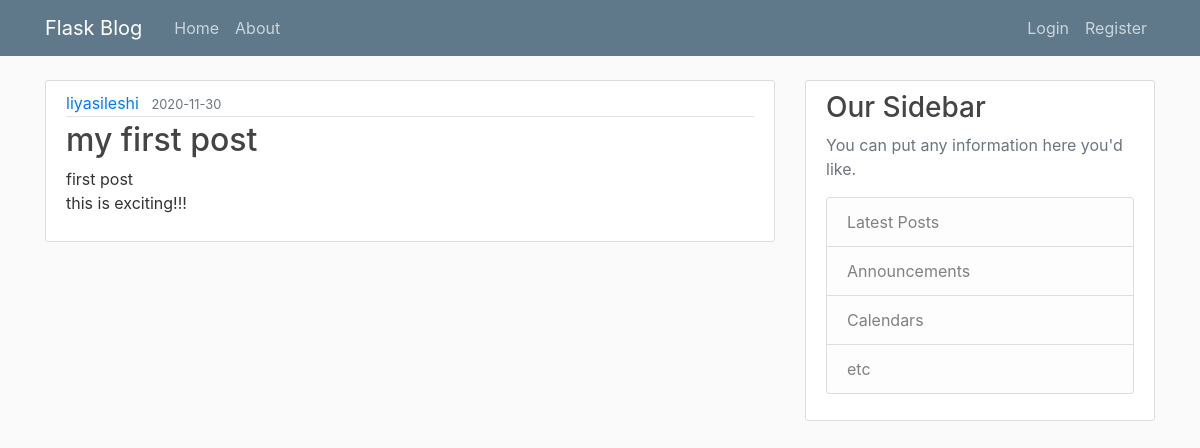
/post/1, run on the app's committed database.
### flaskblog/models.py (models this page shows, shortened)
class User(db.Model, UserMixin):
  id = db.Column(db.Integer, primary_key=True)
  username = db.Column(db.String(20), unique=True, nullable=False)
  email = db.Column(db.String(120), unique=True, nullable=False)
  image_file = db.Column(db.String(20), nullable=False, default='default.jpg')
  password = db.Column(db.String(60), nullable=False)
  posts = db.relationship('Post', backref='author', lazy=True)

class Post(db.Model):
  id = db.Column(db.Integer, primary_key=True)
  title = db.Column(db.String(100), nullable=False)
  date_posted = db.Column(db.DateTime, nullable=False, default=datetime.utcnow)
  content = db.Column(db.Text, nullable=False)
  user_id = db.Column(db.Integer, db.ForeignKey('user.id'), nullable=False)

### flaskblog/routes.py (the view)
@app.route("/post/<int:post_id>")
def post(post_id):
  post = Post.query.get_or_404(post_id)
  return render_template('post.html', title=post.title, post=post)

### flaskblog/templates/post.html
{% extends "base.html"%}
{% block content%}
  <article class="media content-section">
    <div class="media-body">
      <div class="article-metadata">
        <a class="mr-2" href="#">{{ post.author.username }}</a>
        <small class="text-muted">{{ post.date_posted.strftime('%Y-%m-%d') }}</small>
      </div>
      <h2 class="article-title">{{ post.title }}</h2>
      <p class="article-content">{{ post.content }}</p>
    </div>
  </article>
{% endblock content %}

### flaskblog/static/main.css (style rules this page uses)
body { background: #fafafa; color: #333333; margin-top: 5rem; }
h1, h2, h3, h4, h5, h6 { color: #444444; }
.content-section { background: #ffffff; padding: 10px 20px; border: 1px solid #dddddd; border-radius: 3px; margin-bottom: 20px; }
.article-title { color: #444444; }
.article-content { white-space: pre-line; }
.article-metadata { padding-bottom: 1px; margin-bottom: 4px; border-bottom: 1px solid #e3e3e3 }

### data on the page
User: author.username "liyasileshi"
Post: date_posted "2020-11-30", title "my first post", content "first post this is exciting!!!"
